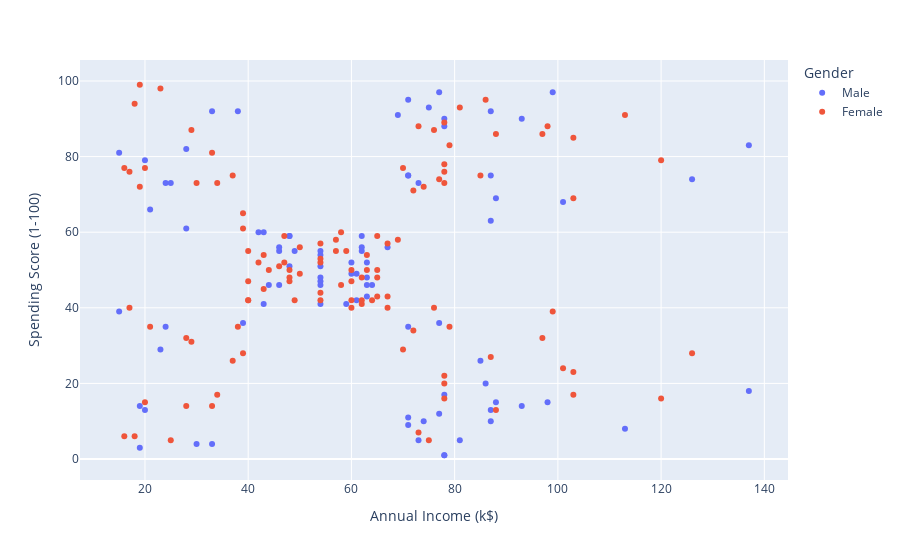

Source (notebook cell):
### Code cell
fig15 = px.scatter(df1,x='Annual Income (k$)',y='Spending Score (1-100)',color='Gender')
fig15.show()

### Figure 1 — Plotly figure (JSON) as saved in the notebook; plotly's stock layout.template omitted (floating-point values rounded to 4 significant figures)
{"data": [{"hovertemplate": "Gender=Male<br>Annual Income (k$)=%{x}<br>Spending Score (1-100)=%{y}<extra></extra>", "legendgroup": "Male", "marker": {"color": "#636efa", "symbol": "circle"}, "mode": "markers", "name": "Male", "orientation": "v", "showlegend": true, "type": "scatter", "x": [93, 74, 88, 81, 87, 73, 98, 78, 77, 78, 85, 137, 78, 87, 113, 86, 71, 64, 126, 67, 69, 71, 93, 101, 71, 99, 88, 73, 75, 87, 77, 87, 87, 78, 78, 71, 15, 61, 137, 48, 46, 54, 42, 54, 38, 33, 28, 60, 28, 25, 59, 48, 24, 21, 15, 20, 62, 24, 61, 77, 20, 19, 19, 62, 63, 63, 63, 23, 62, 71, 30, 48, 54, 46, 46, 44, 43, 54, 43, 54, 54, 39, 54, 71, 49, 33, 60, 63], "xaxis": "x", "y": [14, 10, 15, 5, 13, 5, 15, 17, 12, 1, 26, 18, 1, 10, 8, 20, 9, 46, 74, 56, 91, 95, 90, 68, 75, 97, 69, 73, 93, 92, 97, 75, 63, 90, 88, 75, 39, 49, 83, 59, 55, 54, 60, 55, 92, 92, 61, 52, 82, 73, 41, 59, 73, 66, 81, 79, 55, 35, 42, 36, 13, 14, 3, 56, 52, 48, 43, 29, 59, 35, 4, 51, 47, 56, 46, 46, 41, 48, 60, 51, 41, 36, 46, 11, 55, 4, 49, 46], "yaxis": "y"}, {"hovertemplate": "Gender=Female<br>Annual Income (k$)=%{x}<br>Spending Score (1-100)=%{y}<extra></extra>", "legendgroup": "Female", "marker": {"color": "#EF553B", "symbol": "circle"}, "mode": "markers", "name": "Female", "orientation": "v", "showlegend": true, "type": "scatter", "x": [88, 73, 97, 78, 99, 87, 101, 78, 120, 126, 103, 78, 103, 78, 48, 46, 77, 78, 78, 43, 76, 65, 65, 62, 60, 69, 60, 70, 76, 70, 57, 72, 54, 72, 73, 54, 74, 58, 78, 62, 81, 103, 103, 19, 23, 19, 98, 97, 79, 113, 29, 30, 88, 18, 20, 33, 17, 63, 120, 37, 16, 85, 39, 40, 34, 86, 39, 40, 40, 48, 63, 47, 16, 17, 44, 79, 43, 18, 42, 28, 25, 39, 38, 37, 34, 33, 48, 29, 21, 28, 20, 40, 47, 67, 65, 54, 62, 60, 54, 59, 64, 58, 54, 65, 67, 67, 50, 50, 60, 49, 75, 57], "xaxis": "x", "y": [13, 7, 32, 22, 39, 27, 24, 20, 16, 28, 17, 16, 23, 78, 47, 51, 74, 89, 76, 54, 40, 48, 50, 41, 50, 58, 42, 29, 87, 77, 55, 34, 57, 71, 88, 52, 72, 60, 73, 42, 93, 85, 69, 99, 98, 72, 88, 86, 83, 91, 87, 73, 86, 94, 77, 81, 76, 54, 79, 75, 77, 75, 61, 42, 73, 95, 65, 47, 42, 50, 50, 52, 6, 40, 50, 35, 45, 6, 52, 14, 5, 28, 35, 26, 17, 14, 48, 31, 35, 32, 15, 55, 59, 40, 43, 44, 48, 47, 42, 55, 42, 46, 53, 59, 43, 57, 56, 49, 40, 42, 5, 58], "yaxis": "y"}], "layout": {"legend": {"title": {"text": "Gender"}, "tracegroupgap": 0}, "margin": {"t": 60}, "xaxis": {"anchor": "y", "domain": [0, 1], "title": {"text": "Annual Income (k$)"}}, "yaxis": {"anchor": "x", "domain": [0, 1], "title": {"text": "Spending Score (1-100)"}}}}
